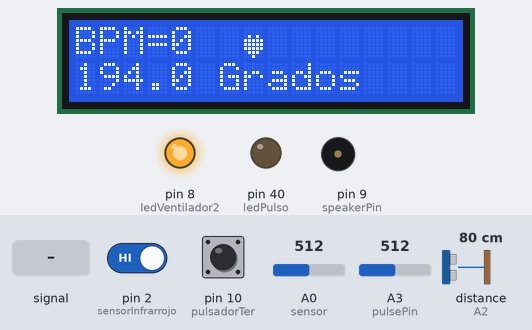
Recording of a sketch running on a simulated Arduino Mega 2560, built with avr-gcc and run on an emulated ATmega2560. On the bench: 16×2 character LCD, output pins drawn as LEDs (lit = HIGH), buzzer (waves = sounding, pin HIGH). Wiring (inferred from the names in the program): ultrasonic range finder: trigger A1; echo A2. The inputs (shaded band) are chosen by the test bench; at power-on: A0 (sensor) = 512, pin 2 (sensorInfrarrojo) HIGH, distance to the obstacle (sensor on A2) 80 cm, A3 (pulsePin) = 512, pin 10 (pulsadorTer) LOW. The echo pulse lasts 58.3 µs per cm; storage starts empty; pins used as bus, display or sensor lines are not drawn; what the sketch prints to the serial monitor is not drawn.

Above: at 1.3 s.
1.4 s: A3 (pulsePin) fed a 200 Hz sine of ±81 counts around its level
At 3.1 s:
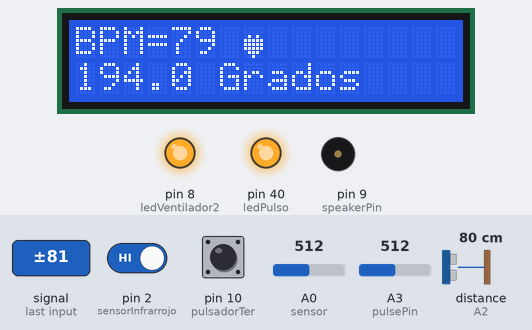
4.5 s: A0 (sensor) set to 178
At 6.7 s:
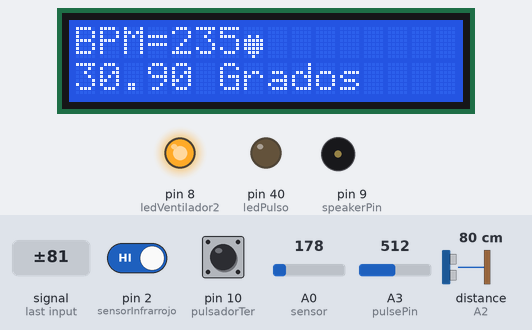
6.9 s: A0 (sensor) set to 153
At 8.0 s:
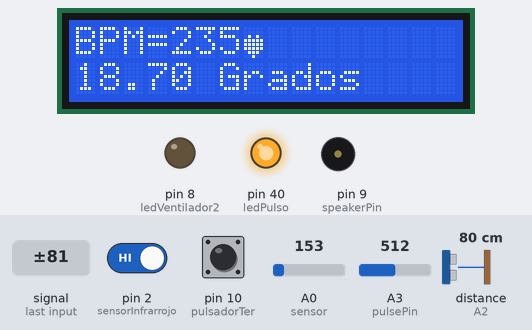
10.0 s: pin 2 (sensorInfrarrojo) driven LOW
At 12.9 s:
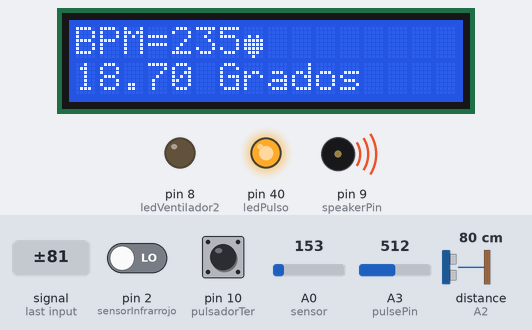
13.1 s: distance to the obstacle (sensor on A2) set to 35 cm
At 15.5 s:
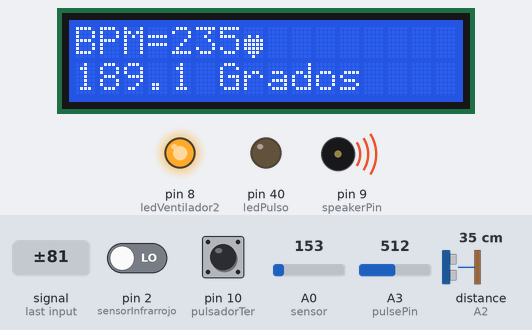
16.2 s: A3 (pulsePin) set to 1023
At 16.2 s:
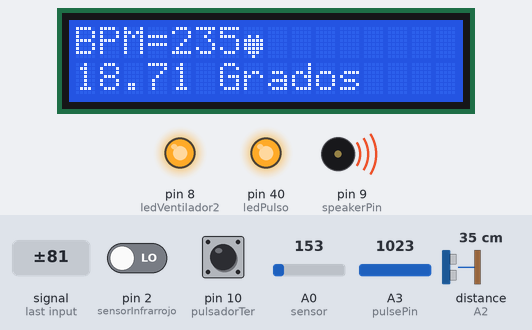
Timing chart, 0 to 20.3 s (numbered marks = the images above; inputs shaded):
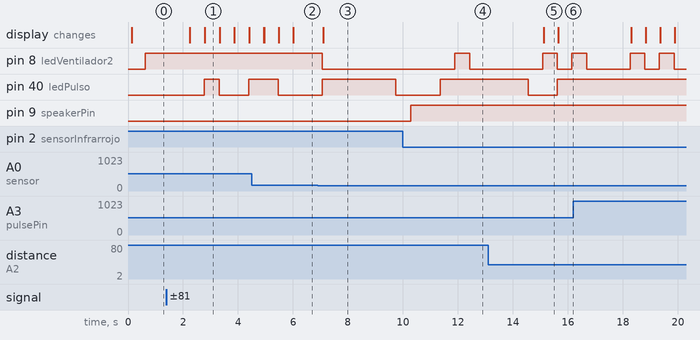

Measured:
- the behaviour switches between 168 and 167 on A0 (sensor) (found by bisection; images 2 and 3)
- after the input at 1.4 s, pin 40 (ledPulso): LOW → HIGH after 1.4 s, → LOW 0.54 s later, → HIGH 1.1 s later; the display: first changes after 0.85 s (image 1 shows a later state)
- after the input at 4.5 s, pin 40 (ledPulso): goes on until 5.5 s, then stays LOW
- after the input at 6.9 s, pin 8 (ledVentilador2): HIGH → LOW after 0.17 s; the display: changes after 0.20 s (image 3)
- after the input at 10.0 s, pin 9 (speakerPin): LOW → HIGH after 0.28 s
- after the input at 13.1 s, pin 8 (ledVentilador2): LOW → HIGH after 2.0 s, → LOW 0.53 s later, → HIGH 0.53 s later; the display: changes after 2.0 s (image 5)
- after the input at 16.2 s, pin 40 (ledPulso): stays HIGH (without the input it goes to LOW after 2.1 s)

The sketch:

Sensores_unificados.ino
```cpp
#include <LiquidCrystal_I2C.h>                      // Librería del controlador de pantalla.
#include <SPI.h>                                    // Librería para el intercambio de datos hacia la SD
#include <SD.h>                                     // Librería de la memoria SD
#define ed 4                                        // Constante del puerto cs (Selector de esclavo)
File archivo;                                       // Se crea variable de tipo File en donde se guardarán los valores del
LiquidCrystal_I2C lcd(0x27,16,2);                   // inicializa la interfaz I2C del LCD 16x2
int pulsePin              = 3;                      // Sensor de Pulso conectado al puerto A0
byte corazon []           =                         // Caracter en forma de corazon
  {
    B00000,B00000,B01010,B11111,B11111,B11111,B01110,B00100
  };
// Estas variables son volatiles porque son usadas durante la rutina de interrupcion en la función interrupt para el sensor de pulso
volatile int BPM;                                   // Pulsaciones por minuto
volatile int Signal;                                // Entrada de datos del sensor de pulsos
volatile int IBI           = 600;                   // tiempo entre pulsaciones
volatile boolean Pulse     = false;                 // Verdadero cuando la onda de pulsos es alta, falso cuando es Baja
volatile boolean QS        = false;                 // Verdadero cuando el Arduino Busca un pulso del Corazon
// Variables del sensor de ultrasonido
const int trigger          = A1;                    // Pin digital parala salida de la señal
const int echo             = A2;                    // Pin digital para la entrada de la señal
const int frenoSilla       = 12;                    // Pin para encer el led que simula el frendo de la silla de ruedas
// Variables del sensor de pulso
const int ledPulso         = 40;                    // Led que simula las pulsaciones del corazón
// Variables del sensor de infrarrojo
const int sensorInfrarrojo = 2;                     // Entrada del sensor infrarrojo
const int speakerPin       = 9;                     // Entrada del buzzer
// Variables del sensor de temperatura
const int ledVentilador2   = 8;                     // Led que simula los ventiladores
int contador               = 0;                     // Contador para el número de muestras de BPM
const int pulsadorTer      = 10;
int val;

void setup()
{
  Serial.begin(9600);                               // Puerto serial configurado a 9600 Baudios
  Serial.println("Iniciando memoria");              // Mensaje de inicio de memoria
  if(!SD.begin(ed))                                 // Se asegura que la memoria tengo tipo fat, fat34, que exista una memoria conectada y que no se encuentre dañada
  {
    Serial.println("conenxión fallida");
    return;                                         // En caso de tener algun problema, se sale del programa
  }
  Serial.print("Memoria inicializada con éxito");   // Mensaje de confirmación de conexión con una memoria sd
  archivo =SD.open("datos.txt", FILE_WRITE);        // Variable de tipo file se iguala con un archivo de tipo txt que se crea en la memoria SD y se define de tipo escritura
  lcd.init();                                       // Se inicializa el LCD 16x2
  lcd.backlight();                                  // Se enciende la luz que contrasta la pantalla
  lcd.clear();                                      // Se deja limpia la pantalla
  //Codigo para el sensor ultrasonido
  pinMode(trigger,          OUTPUT);                // pin como salida
  pinMode(echo,             INPUT);                 // pin como entrada
  digitalWrite(trigger,     LOW);                   // Inicializamos el pin con 0
  //Codigo para el sensor infrarrojo
  pinMode(sensorInfrarrojo, INPUT);                 // pin como entrada
  pinMode(speakerPin,       OUTPUT);                // pin como salida
  //Codigo para el sensor de temperatura
  pinMode(ledVentilador2,   OUTPUT);                // pin como salida
  //Codigo para medidor caridaco
  pinMode(ledPulso,         OUTPUT);                // pin como salida
  pinMode(pulsadorTer,      INPUT);                 // pin como entrada
  lcd.createChar(0, corazon);                       // Crea el caracter en forma de corazón para la pantalla
  interruptSetup();                                 // Configura la interrucion para leer el sensor de pulsos cada 2mS
}
void loop()
{
  //Codigo para el sensor de infrarrojo
  int valorInfrarrojo;                              // Variable local que almacena el valor del sensor infrarrojo
  valorInfrarrojo = digitalRead(sensorInfrarrojo);  // Se iguala la variable local la resultado de 1-0 que arroja el sensor infrarrojo
  if(valorInfrarrojo == 0)                          // Pregunta si hay algun objeto en el rango del sensor infrarrojo
  {
    digitalWrite(speakerPin, HIGH);                 // Enciende el buzzer
  }
  else
  {
   digitalWrite(speakerPin, LOW);                   // Apaga el buzzer cuando ya no hay un obstaculo
  }
  //Codigo para medidor caridaco
  int pulso = analogRead(A3);                       // Lee el valor del pulsometro conectado al puerto Analogo A0
  if (pulso >= 515)                                 // Enciende led 13 cuando el pulso pasa de un valor
  {
    digitalWrite(ledPulso, HIGH);
  }
  else
  {
    digitalWrite(ledPulso, LOW);
  }
  lcd.setCursor(0,0);                               // Muestra en el LCD el valor de BPM en la primera posición
  lcd.print("BPM=");
  lcd.print(BPM);
  lcd.print("   ");
  lcd.setCursor(7,0);
  lcd.write(0);                                     // Muestra en el LCD el valor del caracter creado en otra posición
  Serial.println(pulso);                            // Muestra en el monitor el valor de BPM para poder construir la grafica
  Serial.println("BPM: "+ BPM);                     // Imprime el valor de los BPM en la pantalla Serial
  //Codigo para sensor ultrasonico
  Serial.print("Distancia (cm): ");
  Serial.println(ultrasonidoled());                 // Imprime el valor de la distancia del sensor ultrasonico
  if (QS == true)
  {                                                 // Bandera del Quantified Self es verdadera cuando el Arduino busca un pulso del corazon
    QS = false;                                     // Reset a la bandera del Quantified Self
  }
  if(ultrasonidoled() <= 10)                        // Enciende un Led que representa la activación del freno de alguno de los lados de la silla de ruedas
  {
    digitalWrite(frenoSilla, HIGH);                 // Si hay una distancia menor a 10 cm. se enciende el led frenosSilla
  }
  else
  {
     digitalWrite(frenoSilla, 0);                   // En caso que la distancia sea mayor, el Led que representa los frenos se mantiene apagado
  }
  //Codigo del sensor infrarrojo
  infrarrojoSerial();
  // Codigo sensor de temperatura
  lcd.setCursor(0,1);                               // Ajusta la posición en la que se imprimen los datos de temperatura
  float imprimirT =temperaturalcd();                // Crea una variable local para guardar el valor de temperatura
  lcd.print(imprimirT,1);                           // Se ajustan los decimales de la variable a imprimir iguales a uno y se imprime
  lcd.setCursor(6,1);                               // Se imprime informaición adicional de temperatura
  lcd.print("Grados");
  delay(500);
  if(temperaturalcd() > 26)                         // Condicional para encender el led que representa los ventiladores en caso que la temperatura supere los 30 grados
  {
    digitalWrite(ledVentilador2,5);
  }
  else                                              // Si la temperatura no llega a los 30 grados, el led que representa los ventiladores se mantiene apagado
  {
     digitalWrite(ledVentilador2,0);
  }

  if(true)
  {
      contador+=1;
  }
  if(archivo)                                       // Condicional que determina si efectivamente se creo el archivo para almacenar los valores
 {                                                  // Sumador para llevar el conteo de la muestra
    archivo.print(contador);
    archivo.print(",");
    archivo.print(BPM);                             // Impresión del valor cardiaco en el archivo de tipo txt separado por comas
    archivo.print(",");
    archivo.println(pulso);
 }
 val=digitalRead(pulsadorTer);
if( val == HIGH )                                   // Condicional que determina si el boton que finaliza la toma de datos a la sd
    {
    Serial.println("Fin de toma de datos");
    delay(1000);
    archivo.close();                                // Comando para finalización de la toma de datos
    }
 }
```

Infrarrojo.ino
```cpp
int valorInfrarrojo;                                  // Variable que almacena los valores del sensor Infrarrojo
int infrarrojo()                                      // Función que se llama en la pestaña principal para poder imprimir en el monitor seríal la información de
{
  valorInfrarrojo = digitalRead(sensorInfrarrojo);    // Asignación del sensor a la constante
  if(valorInfrarrojo == 0)                            // Condicional para encender la alarma en caso de detectar un objeto no identificado
  {
    digitalWrite(speakerPin, HIGH);
  }
  else                                                // En caso de que no se detecte nada, el buzzer se mantiene apagado
  {
    digitalWrite(speakerPin, LOW);
  }
}
int infrarrojoSerial()                                // Función que se llama en la pestaña principal para poder imprimir en el monitor seríal la información de
{
  valorInfrarrojo = digitalRead(sensorInfrarrojo);
  Serial.print("Valor de obstaculo: ");               // Impresión de los valores en el monitor serial
  Serial.println(valorInfrarrojo);
}
```

Interrupt.ino
```cpp
volatile int rate[10];                    // array to hold last ten IBI values
volatile unsigned long sampleCounter = 0;          // used to determine pulse timing
volatile unsigned long lastBeatTime = 0;           // used to find IBI
volatile int P =512;                      // used to find peak in pulse wave, seeded
volatile int T = 512;                     // used to find trough in pulse wave, seeded
volatile int thresh = 512;                // used to find instant moment of heart beat, seeded
volatile int amp = 100;                   // used to hold amplitude of pulse waveform, seeded
volatile boolean firstBeat = true;        // used to seed rate array so we startup with reasonable BPM
volatile boolean secondBeat = false;      // used to seed rate array so we startup with reasonable BPM

void interruptSetup(){
  // Initializes Timer2 to throw an interrupt every 2mS.
  TCCR2A = 0x02;                          // DISABLE PWM ON DIGITAL PINS 3 AND 11, AND GO INTO CTC MODE
  TCCR2B = 0x06;                          // DON'T FORCE COMPARE, 256 PRESCALER
  OCR2A = 0X7C;                           // SET THE TOP OF THE COUNT TO 124 FOR 500Hz SAMPLE RATE
  TIMSK2 = 0x02;                          // ENABLE INTERRUPT ON MATCH BETWEEN TIMER2 AND OCR2A
  sei();                                  // MAKE SURE GLOBAL INTERRUPTS ARE ENABLED
}

// THIS IS THE TIMER 2 INTERRUPT SERVICE ROUTINE.
// Timer 2 makes sure that we take a reading every 2 miliseconds
ISR(TIMER2_COMPA_vect){                   // triggered when Timer2 counts to 124
  cli();                                  // disable interrupts while we do this
  Signal = analogRead(pulsePin);          // read the Pulse Sensor
  sampleCounter += 2;                     // keep track of the time in mS with this variable
  int N = sampleCounter - lastBeatTime;   // monitor the time since the last beat to avoid noise

    //  find the peak and trough of the pulse wave
  if(Signal < thresh && N > (IBI/5)*3){   // avoid dichrotic noise by waiting 3/5 of last IBI
    if (Signal < T){                      // T is the trough
      T = Signal;                         // keep track of lowest point in pulse wave

    }
  }

  if(Signal > thresh && Signal > P){      // thresh condition helps avoid noise
    P = Signal;                           // P is the peak
  }                                       // keep track of highest point in pulse wave

  //  NOW IT'S TIME TO LOOK FOR THE HEART BEAT
  // signal surges up in value every time there is a pulse
  if (N > 250){                                                       // avoid high frequency noise
    if ( (Signal > thresh) && (Pulse == false) && (N > (IBI/5)*3) ){
      Pulse = true;                                                   // set the Pulse flag when we think there is a pulse

        IBI = sampleCounter - lastBeatTime;                           // measure time between beats in mS
      lastBeatTime = sampleCounter;                                   // keep track of time for next pulse

      if(secondBeat){                                                 // if this is the second beat, if secondBeat == TRUE
        secondBeat = false;                                           // clear secondBeat flag
        for(int i=0; i<=9; i++){                                      // seed the running total to get a realisitic BPM at startup
          rate[i] = IBI;
        }
      }

      if(firstBeat){                         // if it's the first time we found a beat, if firstBeat == TRUE
        firstBeat = false;                   // clear firstBeat flag
        secondBeat = true;                   // set the second beat flag
        sei();                               // enable interrupts again
        return;                              // IBI value is unreliable so discard it
      }


      // keep a running total of the last 10 IBI values
      word runningTotal = 0;                  // clear the runningTotal variable

      for(int i=0; i<=8; i++){                // shift data in the rate array
        rate[i] = rate[i+1];                  // and drop the oldest IBI value
        runningTotal += rate[i];              // add up the 9 oldest IBI values
      }

      rate[9] = IBI;                          // add the latest IBI to the rate array
      runningTotal += rate[9];                // add the latest IBI to runningTotal
      runningTotal /= 10;                     // average the last 10 IBI values
      BPM = 60000/runningTotal;               // how many beats can fit into a minute? that's BPM!
      QS = true;                              // set Quantified Self flag
      // QS FLAG IS NOT CLEARED INSIDE THIS ISR
    }
  }

  if (Signal < thresh && Pulse == true){   // when the values are going down, the beat is over

    Pulse = false;                         // reset the Pulse flag so we can do it again
    amp = P - T;                           // get amplitude of the pulse wave
    thresh = amp/2 + T;                    // set thresh at 50% of the amplitude
    P = thresh;                            // reset these for next time
    T = thresh;
  }

  if (N > 2500){                           // if 2.5 seconds go by without a beat
    thresh = 512;                          // set thresh default
    P = 512;                               // set P default
    T = 512;                               // set T default
    lastBeatTime = sampleCounter;          // bring the lastBeatTime up to date
    firstBeat = true;                      // set these to avoid noise
    secondBeat = false;                    // when we get the heartbeat back
  }

  sei();                                   // enable interrupts when youre done!
}// end isr
```

temperatura.ino
```cpp
float temperaturalcd()                                   // Función para retornar unicamente el promedio de temperaturas y reportarlo en la pantalla lcd
{
 int reading = analogRead(A0);                         // Se toma el volataje leido del sensor de temperatura
 float sumaTemp = 0;                                   // Variable que almacena la suma de los valores alacenados en el vector
 float promedioTemp=0;
 float tempVector[4];                                 // Vector que almacena 20 valores de temperatura
 float voltage = reading * 5.0;                        // converting that reading to voltage, for 3.3v arduino use 3.3
 voltage /= 1024.0;                                    // Valor maximo del sensor (1024) bytes
 float temperatureC = (voltage - 0.5) * 100 ;          // Se convierte cada 10 milivoltios por grado con un valor de "offset" de 500 mV, a grados: ((voltage - 500mV) times 100)
 for(int i = 0; i <= 4; i ++)                         // for para recorrer la totalidad de la matriz y almacenar valores sensados de temperatura
 {
    tempVector[i]=temperatureC;
 }
 for(int i=0; i<=4; i++)                              // Sumatoria de los valores almacenados en la matriz
 {
    sumaTemp+=tempVector[i];
 }

 promedioTemp =sumaTemp/4;                            // Promedio de la sumatoria de valores
 return(temperatureC-6);
}
```

ultrasonido.ino
```cpp
int ultrasonidoled()              //Función para retornar la distancia de senso con el sensor ultrasonico
{
  long t;                         // Timepo que demora en llegar el eco
  long d;                         // Distancia en centimetros
  digitalWrite(trigger, HIGH);    //
  delayMicroseconds(10);          // Se envia un pulso de 10us
  digitalWrite(trigger, LOW);
  t = pulseIn(echo, HIGH);        // Se obtiene el ancho del pulso
  d = t/59;                       // Se divide en la velocidad del sonido de la zona donde se realizan las pruebas
  return(d);                      // Se retorna el resultado de los centimetros
}
```
